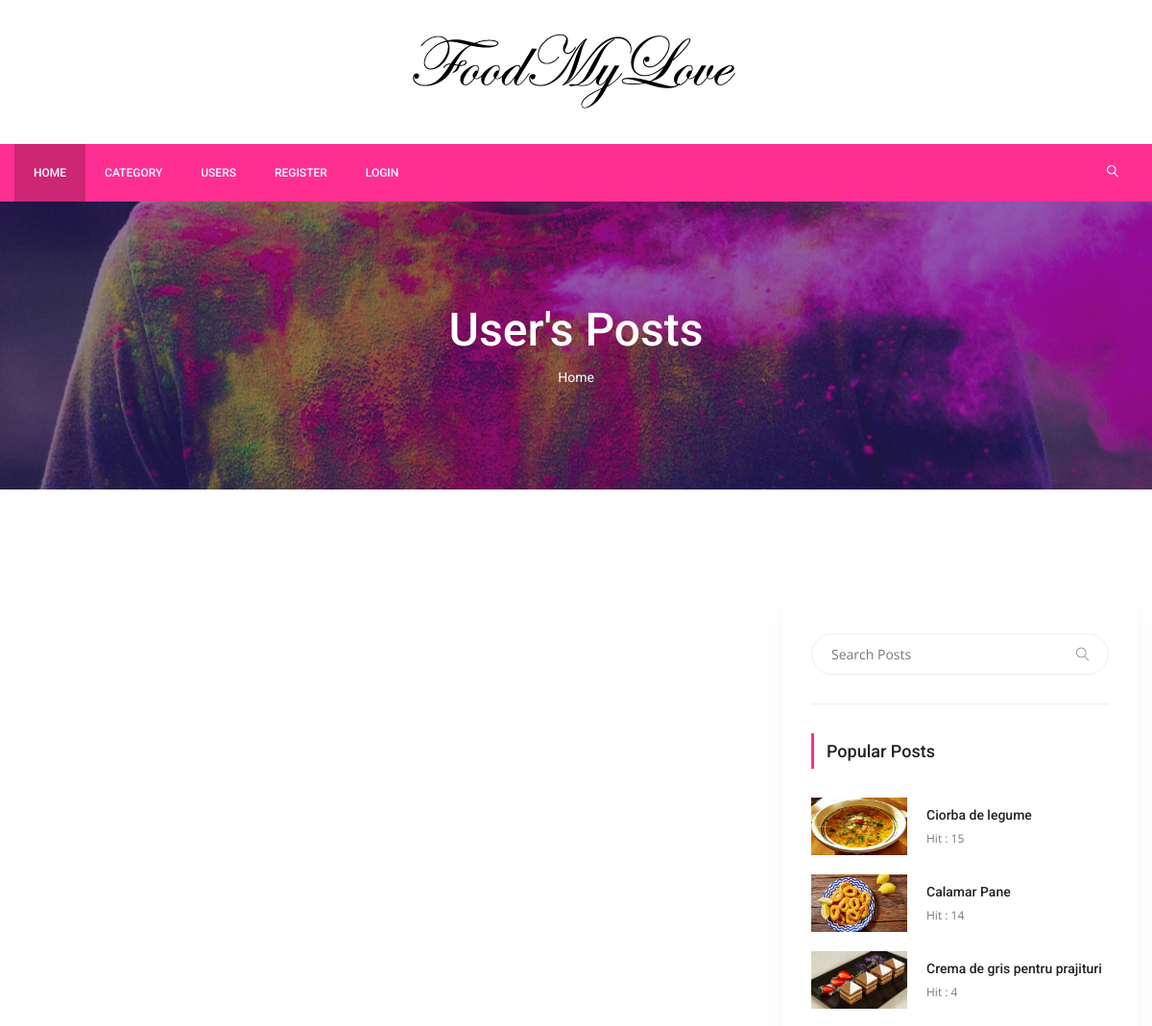
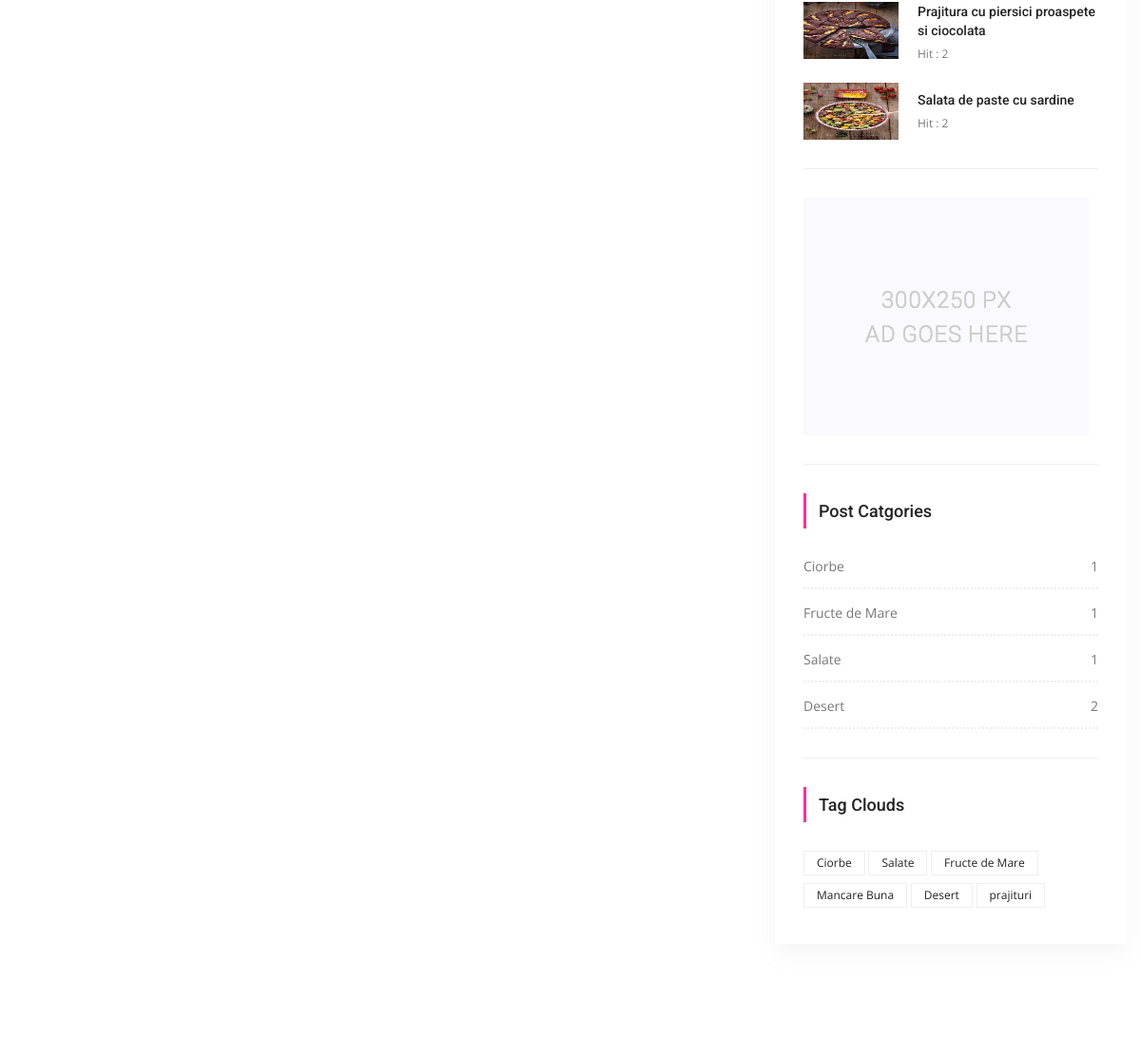
/users/4/ (upper part), run on an earlier commit of the app's database (2 pictures, top to bottom).
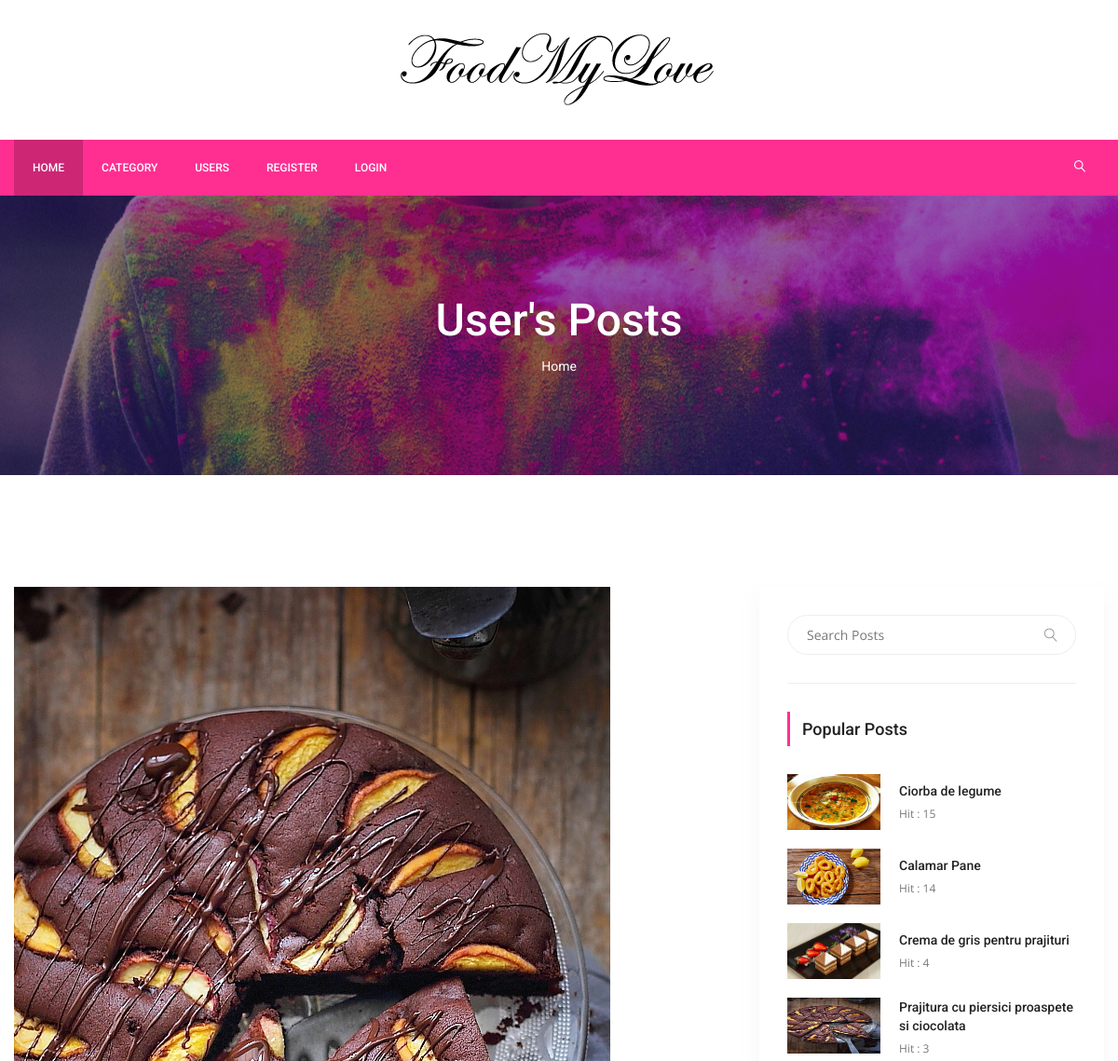
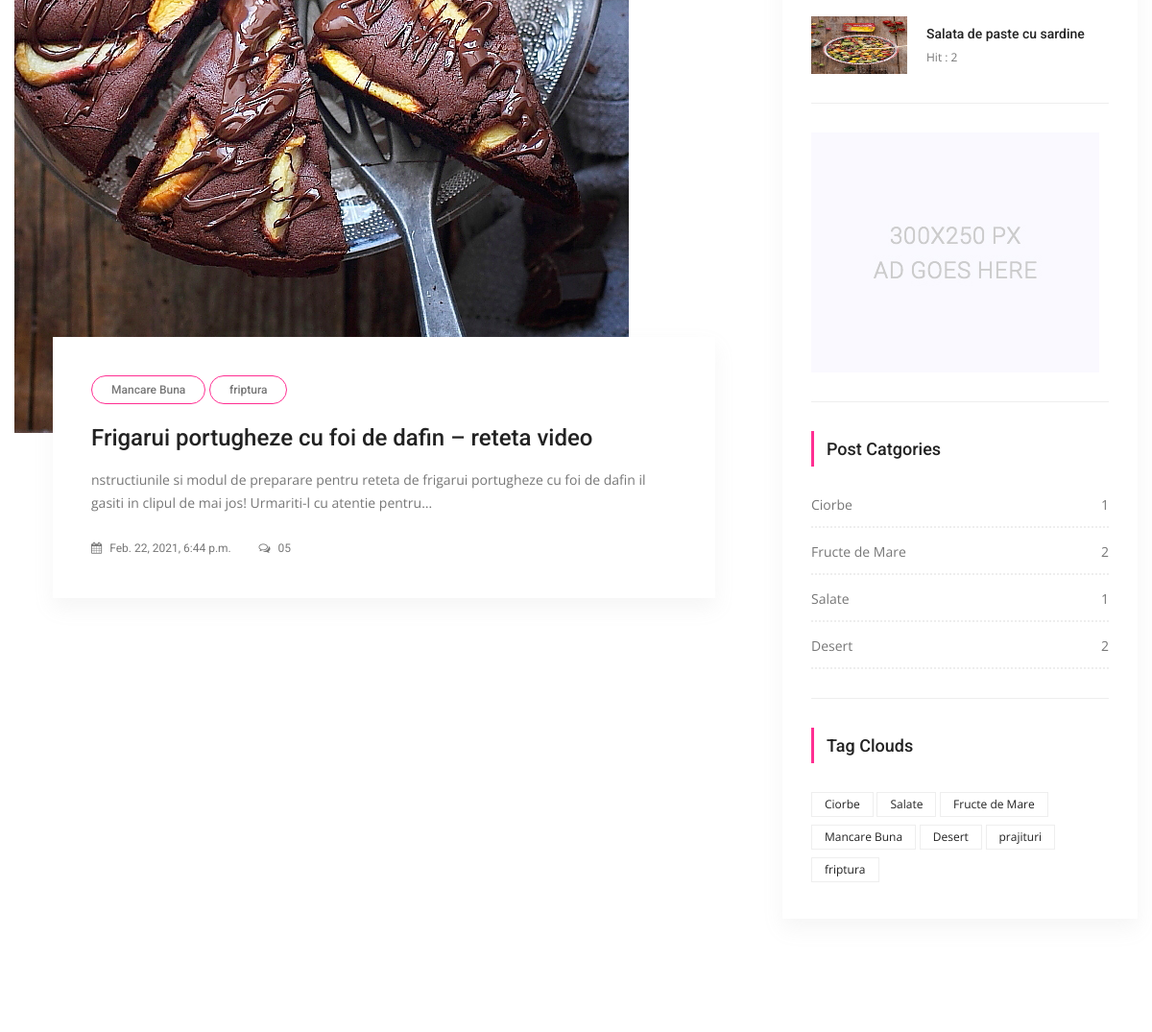
And on a later commit of the database (2 pictures, top to bottom).
### posts/models.py (models this page shows, shortened)
class Post(models.Model):
    title = models.CharField(max_length=150)
    content = models.TextField()
    publishing_date = models.DateTimeField(auto_now=True)
    image = models.ImageField(blank=True, null=True, upload_to='uploads/')
    user = models.ForeignKey(settings.AUTH_USER_MODEL,
                             on_delete=models.CASCADE)
    slug = models.SlugField(default='slug', editable=False)
    category = models.ForeignKey(Category,
                                 on_delete=models.CASCADE,
                                 default=1,
                                 related_name='posts')
    tag = models.ManyToManyField(Tag, related_name='posts', blank=True)
    slider_post = models.BooleanField(default=False)
    hit = models.PositiveIntegerField(default=0)

class Category(models.Model):
    title = models.CharField(max_length=150)
    slug = models.SlugField(editable=False)
    def post_count(self):
        return self.posts.all().count()

class Tag(models.Model):
    title = models.CharField(max_length=50)
    slug = models.SlugField(editable=False)
    def __str__(self):
        return self.title

### users/views.py (the view)
# urls.py: path('<int:pk>/', UserPostView.as_view(), name="user_posts"),
class UserPostView(ListView):
    template_name = 'users/user-post.html'
    model = Post
    context_object_name = 'posts'
    paginate_by = 3
    def get_queryset(self):
        return Post.objects.filter(user=self.kwargs['pk'])

### posts/templatetags/custom_tags.py (called while the page is built)
@register.simple_tag(name='categories')
def all_categories():
    return Category.objects.all()

@register.simple_tag(name='tags')
def all_tags():
    return Tag.objects.all()

@register.simple_tag(name='hit_posts')
def hit_posts():
    return Post.objects.order_by('-hit')[:5]

### templates/users/user-post.html (shortened to what this page needs)
{% extends 'base.html' %}
{% load static %}
{% block content %}
        <section class="banner_area">
            <div class="banner_inner d-flex align-items-center">
            	<div class="overlay bg-parallax" data-stellar-ratio="0.9" data-stellar-vertical-offset="0" data-background=""></div>
				<div class="container">
					<div class="banner_content text-center">
						<h2>User's Posts</h2>
						<div class="page_link">
							<a href="{% url 'index' %}">Home</a>
						</div>
					</div>
				</div>
            </div>
        </section>
        <section class="blog_area p_120">
            <div class="container">
                <div class="row">
                    <div class="col-lg-8">
                        <div class="blog_left_sidebar">
							{% for post in posts %}
                            <article class="blog_style1">
                            	<div class="blog_img">
                            		<img class="img-fluid" src="{{ post.image.url }}" alt="">
                            	</div>
                            	<div class="blog_text">
									<div class="blog_text_inner">
										{% for tag in post.tag.all %}
										<a class="cat" href="#">{{ tag.title }}</a>
										{% endfor %}
										<a href="{% url 'detail' pk=post.id slug=post.slug %}"><h4>{{ post.title }}</h4></a>
										<p> {{ post.content |truncatechars:150}}</p>
										<div class="date">
											<a href="#"><i class="fa fa-calendar" aria-hidden="true"></i> {{ post.publishing_date }}</a>
											<a href="#"><i class="fa fa-comments-o" aria-hidden="true"></i> 05</a>
										</div>
									</div>
                            	</div>
                            </article>
							{% endfor %}
                        </div>
                    </div>
                    {% include 'right_side.html' %}
                </div>
            </div>
        </section>
       {% endblock %}

### templates/base.html (shortened to what this page needs)
{% load static %}
{% load custom_tags %}
<!doctype html>
<html lang="en">
    <head>
        <link rel="stylesheet" href="{% static "css/bootstrap.css" %}">
        <link rel="stylesheet" href="{% static "vendors/linericon/style.css" %}">
        <link rel="stylesheet" href="{% static "css/font-awesome.min.css" %}">
        <link rel="stylesheet" href="{% static "vendors/owl-carousel/owl.carousel.min.css" %}">
        <link rel="stylesheet" href="{% static "vendors/lightbox/simpleLightbox.css" %}">
        <link rel="stylesheet" href="{% static "vendors/nice-select/css/nice-select.css" %}">
        <link rel="stylesheet" href="{% static "vendors/animate-css/animate.css" %}">
        <link rel="stylesheet" href="{% static "vendors/jquery-ui/jquery-ui.css" %}">
        <link rel="stylesheet" href="{% static "css/style.css" %}">
        <link rel="stylesheet" href="{% static "css/responsive.css" %}">
    </head>
    <body>
        <header class="header_area">
            <div class="logo_part">
            	<div class="container">
            		<a class="logo" href="{% url 'index' %}"><img src="{% static "img/logo.png" %}" alt=""></a>
            	</div>
            </div>
			<div class="main_menu">
				<nav class="navbar navbar-expand-lg navbar-light">
					<div class="container">
						<div class="collapse navbar-collapse offset" id="navbarSupportedContent">
							<ul class="nav navbar-nav menu_nav">
								<li class="nav-item active"><a class="nav-link" href="{% url 'index' %}">Home</a></li>
                                <li class="nav-item submenu dropdown">
									<a href="#" class="nav-link dropdown-toggle" data-toggle="dropdown" role="button" aria-haspopup="true" aria-expanded="false">Category</a>
                                    {% categories as categories %}
                               </li>
								<li class="nav-item"><a class="nav-link" href="{% url 'users:user_list' %}">Users</a></li>
                                {% if user.is_authenticated %}
								<li class="nav-item submenu dropdown">
									<a href="#" class="nav-link dropdown-toggle" data-toggle="dropdown" role="button" aria-haspopup="true" aria-expanded="false">{{ user.username }}</a>
									<ul class="dropdown-menu">
										<li class="nav-item"><a class="nav-link" href="{% url 'create_post' %}">Add Post</a></li>
										<li class="nav-item"><a class="nav-link" href="{% url 'users:password_change' %}">Change Password</a></li>
										<li class="nav-item"><a class="nav-link" href="{% url 'users:myprofile' %}">My profile</a></li>
										<li class="nav-item"><a class="nav-link" href="{% url 'users:logout' %}">Logout</a></li>
									</ul>
								</li>
                                {% else %}
								<li class="nav-item"><a class="nav-link" href="{% url 'users:register' %}">Register</a></li>
								<li class="nav-item"><a class="nav-link" href="{% url 'users:login' %}">Login</a></li>
                                {% endif %}
							</ul>
							<ul class="nav navbar-nav navbar-right ml-auto">
								<li class="nav-item"><a href="#" class="search"><i class="lnr lnr-magnifier"></i></a></li>
							</ul>
						</div>
					</div>
				</nav>
			</div>
        </header>
        {% block content %}
        {% endblock %}
    </body>
</html>

### templates/right_side.html
{% load static %}
{% load custom_tags %}
 <div class="col-lg-4">
    <div class="blog_right_sidebar">
        <aside class="single_sidebar_widget search_widget">
            <form action="{% url 'search' %}" method="GET">
                <div class="input-group">
                    <input type="text" class="form-control" placeholder="Search Posts" name='q'>
                    <span class="input-group-btn">
                        <button class="btn btn-default" type="button"><i class="lnr lnr-magnifier"></i></button>
                    </span>
                </div>
            </form>
            <div class="br"></div>
        </aside>
        <aside class="single_sidebar_widget popular_post_widget">
            <h3 class="widget_title">Popular Posts</h3>
            {% hit_posts as posts %}
            {% for post in posts %}
            <div class="media post_item">
                <img src="{{ post.image.url }}" alt="post" style="width: 100px; height: 60px;">
                <div class="media-body">
                    <a href="{% url 'detail' post.pk post.slug %}"><h3>{{ post.title }}</h3></a>
                    <p>Hit : {{ post.hit }}</p>
                </div>
            </div>
            {% endfor %}
            <div class="br"></div>
        </aside>
        <aside class="single_sidebar_widget">
            <a href="#"><img class="img-fluid" src="{% static "img/blog/add.jpg" %}" alt=""></a>
            <div class="br"></div>
        </aside>
        <aside class="single_sidebar_widget post_category_widget">
            <h4 class="widget_title">Post Catgories</h4>
            <ul class="list cat-list">
                {% categories as categories %}
                {% for category in categories %}
                <li>
                    <a href="{% url 'category_detail' pk=category.id slug=category.slug %}" class="d-flex justify-content-between">
                        <p>{{ category.title }}</p>
                        <p>{{ category.post_count }}</p>
                    </a>
                </li>
                {% endfor %}
            </ul>
            <div class="br"></div>
        </aside>
        <aside class="single-sidebar-widget tag_cloud_widget">
            <h4 class="widget_title">Tag Clouds</h4>
            <ul class="list">
                {% tags as labels %}
                {% for label in labels %}
                <li><a href="{% url 'tag_detail' label.slug %}">{{ label }}</a></li>
                {% endfor %}
            </ul>
        </aside>
    </div>
</div>

### static/css/responsive.css (style rules this page uses)
@media (max-width:1619px) { .header_area .navbar .search { margin-left: 40px; } }

What changed in the data, as far as the page shows it:
added Post: image (picture), title "Frigarui portugheze cu foi de dafin – reteta video", content "nstructiunile si modul de preparare pentru reteta de frigarui portugheze cu foi de dafin il gasiti in clipul de mai jos! Urmariti-l cu atentie pentru…", publishing_date "Feb. 22, 2021, 6:44 p.m.", Tag (title "Mancare Buna"), shown under "User's Posts"
added Tag: title "friptura"
changed Post "Prajitura cu piersici proaspete si ciocolata": hit "2" → "3"
computed for Category "Fructe de Mare": post_count "1" → "2"
